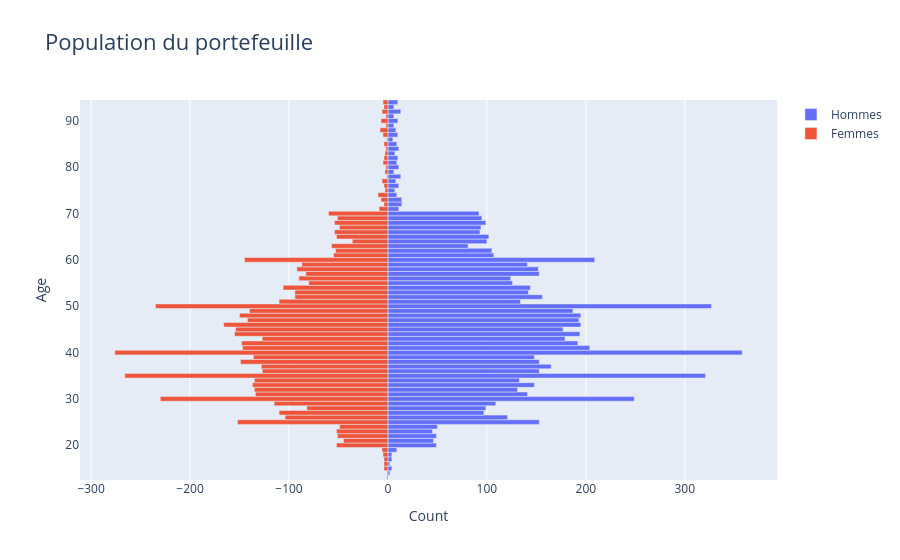

Notebook source saved alongside this figure:
### Code cell
fig = gp.Figure()

# Ajout des données H
fig.add_trace(gp.Bar(y=y_age, x=x_M, name="Hommes", orientation="h"))

# Ajout des données F
fig.add_trace(gp.Bar(y=y_age, x=x_F, name="Femmes", orientation="h"))

# layout du graphique
fig.update_layout(
    title="Population du portefeuille",
    title_font_size=22,
    barmode="relative",
    bargap=0.0,
    bargroupgap=0,
    xaxis={"title": "Count", "title_font_size": 14},
    yaxis={"title": "Age", "title_font_size": 14},
)

fig.show()

### Figure 1 — Plotly figure (JSON) as saved in the notebook; plotly's stock layout.template omitted (floating-point values rounded to 4 significant figures)
{"data": [{"name": "Hommes", "orientation": "h", "type": "bar", "x": [0, 2, 4, 2, 4, 4, 9, 49, 46, 49, 45, 50, 153, 121, 97, 99, 109, 249, 141, 131, 148, 133, 321, 153, 165, 153, 148, 358, 204, 192, 179, 194, 177, 195, 193, 195, 187, 327, 134, 156, 142, 144, 126, 124, 153, 152, 141, 209, 107, 105, 81, 100, 102, 93, 94, 99, 95, 92, 11, 14, 14, 9, 7, 11, 8, 13, 6, 11, 9, 10, 7, 11, 9, 5, 10, 8, 6, 10, 6, 13, 6, 10], "y": [13, 14, 15, 16, 17, 18, 19, 20, 21, 22, 23, 24, 25, 26, 27, 28, 29, 30, 31, 32, 33, 34, 35, 36, 37, 38, 39, 40, 41, 42, 43, 44, 45, 46, 47, 48, 49, 50, 51, 52, 53, 54, 55, 56, 57, 58, 59, 60, 61, 62, 63, 64, 65, 66, 67, 68, 69, 70, 71, 72, 73, 74, 75, 76, 77, 78, 79, 80, 81, 82, 83, 84, 85, 86, 87, 88, 89, 90, 91, 92, 93, 94]}, {"name": "Femmes", "orientation": "h", "type": "bar", "x": [-1, -1, -4, -4, -4, -5, -6, -52, -45, -51, -52, -49, -152, -104, -110, -82, -115, -230, -134, -135, -137, -135, -266, -127, -128, -149, -136, -276, -147, -148, -127, -155, -154, -166, -142, -150, -140, -235, -110, -94, -94, -106, -80, -90, -83, -92, -87, -145, -55, -53, -57, -36, -52, -54, -49, -54, -51, -60, -9, -4, -7, -10, -3, -4, -6, -1, -3, -2, -5, -4, -3, -2, -4, -1, -5, -8, -2, -7, -2, -6, -4, -5], "y": [13, 14, 15, 16, 17, 18, 19, 20, 21, 22, 23, 24, 25, 26, 27, 28, 29, 30, 31, 32, 33, 34, 35, 36, 37, 38, 39, 40, 41, 42, 43, 44, 45, 46, 47, 48, 49, 50, 51, 52, 53, 54, 55, 56, 57, 58, 59, 60, 61, 62, 63, 64, 65, 66, 67, 68, 69, 70, 71, 72, 73, 74, 75, 76, 77, 78, 79, 80, 81, 82, 83, 84, 85, 86, 87, 88, 89, 90, 91, 92, 93, 94]}], "layout": {"bargap": 0, "bargroupgap": 0, "barmode": "relative", "title": {"font": {"size": 22}, "text": "Population du portefeuille"}, "xaxis": {"title": {"font": {"size": 14}, "text": "Count"}}, "yaxis": {"title": {"font": {"size": 14}, "text": "Age"}}}}
